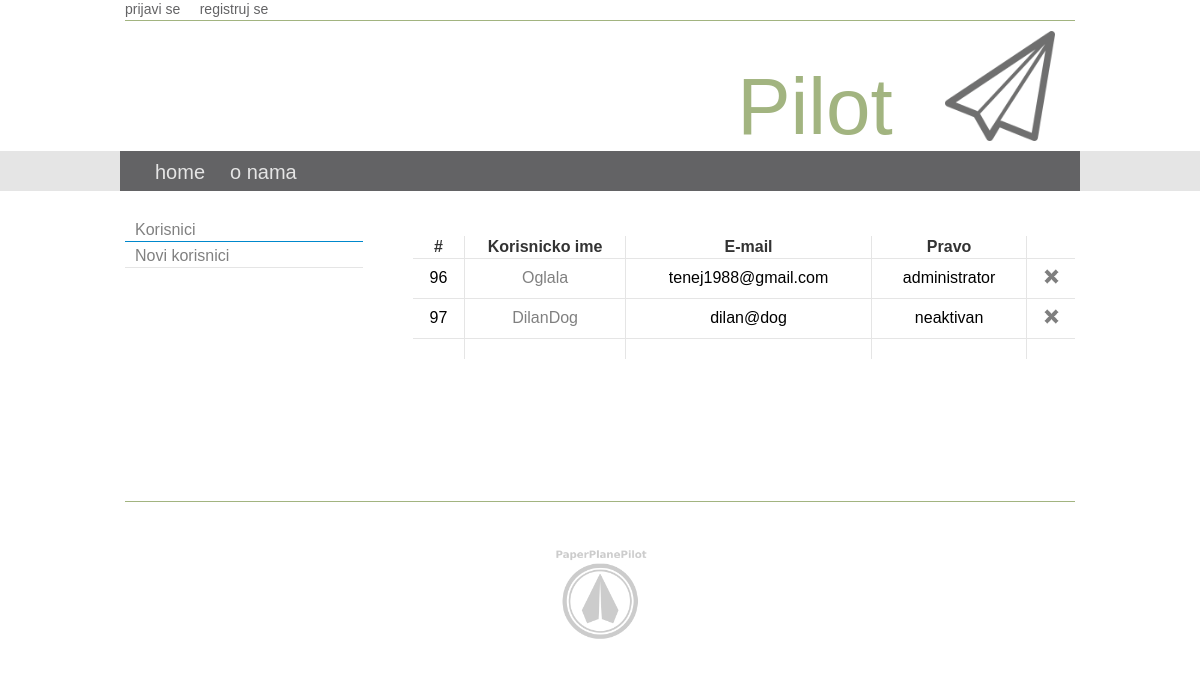
Screenshot of /korisnici (signed in) with the database file from the repository.
### tables this page shows
CREATE TABLE IF NOT EXISTS `korisnik` (
  `id` int(12) NOT NULL AUTO_INCREMENT,
  `user` varchar(45) NOT NULL,
  `pass` varchar(45) NOT NULL,
  `mail` varchar(55) NOT NULL,
  `id_pravo` int(12) NOT NULL DEFAULT '4',
  `avatar` text NOT NULL,
  `ime` varchar(55) NOT NULL DEFAULT 'John Doe',
  `vreme` timestamp NOT NULL DEFAULT CURRENT_TIMESTAMP ON UPDATE CURRENT_TIMESTAMP,
  PRIMARY KEY (`id`),
  KEY `id_pravo` (`id_pravo`),
  KEY `id_pravo_2` (`id_pravo`)
);

### control/KorisniciPrikazivac.php (called while the page is built, shortened)
<?php
require(CONTROL_ABS.'Prikazivac.php');
class KorisniciPrikazivac extends Prikazivac{
	static function formirajStranicu($config){
		$korisnici=self::listaKorisnika();
		require_once(VIEW_ABS.'template.php');
	}
	static function listaKorisnika(){
		require_once(MODEL_ABS.'DB_DAO/Broker_baze.php');
		require_once(MODEL_ABS.'DB_DAO/Korisnik.php');
		$broker=new Broker();
		$korisnik=new Korisnik($broker);
		(isset($_GET['pag'])) ? $pag=$_GET['pag'] : $pag=0;
		(isset($_GET['korak'])) ? $korak=$_GET['korak'] : $korak=10;
		$rezultat['korisnici']=$korisnik->dajKorisnikeLimit($pag,$korak,$kljuc="",$vrednost="");
		$br_korisnika=$korisnik->brojanjeKorisnika();
		$rezultat['pags']=ceil($br_korisnika/$korak);
		$rezultat['pag']=$pag;
		return $rezultat;
	}
}
?>

### model/DB_DAO/Broker_baze.php (called while the page is built, shortened)
<?php
class Broker{
	private $mysqli;
	private $adresa_db="localhost";
	private $korisnik_db="root";
	private $lozinka_db="";
	private $ime_db="pilot";
	public function __construct(){
		$this->mysqli=new mysqli($this->adresa_db,$this->korisnik_db,$this->lozinka_db,$this->ime_db);
	}
	public function vratiRedove($tabela,$kolone,$uslov,$poredak,$limit) {
		$upit="SELECT $kolone FROM $tabela";
		if(!empty($poredak)) $upit=$upit." ORDER BY $poredak";
		if(!empty($limit)) $upit=$upit." LIMIT $limit";
		$rezultat=$this->mysqli->query($upit);
		if($rezultat==false){
			return 0;
		} else {
			$br_redova=$rezultat->num_rows;
			if($br_redova==0){
				return 0;
			} else {
				while($red=$rezultat->fetch_assoc()) {
				$redovi[]=$red;
				}
				return $redovi;
			}
		}
	}
	public function brojRedova($tabela,$kolona,$uslov=""){
		$upit="SELECT COUNT({$kolona}) as broj FROM {$tabela}";
		$broj_redova=$this->mysqli->query($upit);
		$rez=$broj_redova->fetch_assoc();
		return $rez['broj'];
	}
}
?>

### model/DB_DAO/Korisnik.php (called while the page is built, shortened)
<?php
class Korisnik{
	private $broker;
	private $tabela="korisnik";
	public function __construct($broker){
		$this->broker=$broker;
	}
	public function dajKorisnikeLimit($pag,$korak,$kljuc="",$vrednost=""){
		$kolone="*";
		$uslov="";
		$pocetak=$pag*$korak;
		$poredak="user DESC";
		$limit="{$pocetak} , {$korak}";
		$rezultat=$this->broker->vratiRedove($this->tabela,$kolone,$uslov,$poredak,$limit);
		return $rezultat;
	}
	public function brojanjeKorisnika($uslov=""){
		$kolona="id";
		$rezultat=$this->broker->brojRedova($this->tabela,$kolona,$uslov);
		return $rezultat;
	}
}
?>

### view/korisnici.php (the view, shortened to what this page needs)
<div style='margin-top:20px;'>
	<div style='float:left;width:25%;margin:0px;'>
		<div class='kat' style='border-color:#08c;'><a class='linkovi' href='/pilot/korisnici'>Korisnici</a></div>
		<div class='kat'><a class='linkovi' href='/pilot/novikorisnici'>Novi korisnici</a></div>
	</div>
	<div style='float:left;width:75%;margin:0px;'>
		<div id='korisnici_lista'>
			<?php
				if(isset($korisnici['korisnici']) && $korisnici['korisnici']!=0){
					echo "<table class='tabela'><th>#</th><th>Korisnicko ime</th><th>E-mail</th><th>Pravo</th><th style='border-right:0px;'></th>";
					foreach($korisnici['korisnici'] as $korisnik){
						switch($korisnik['id_pravo']){
							case '1': $pravo='administrator'; break;
							case '4': $pravo='neaktivan'; break;
						}
						echo  <<<EOT
						<tr style='border-top:1px solid gray;'>
							<td>{$korisnik['id']}</td><td><a class='linkovi' href='/pilot/korisnik/{$korisnik['id']}'>{$korisnik['user']}</a></td><td>{$korisnik['mail']}</td>
							<td>{$pravo}</td><td style='border-right:0px;'><form method='POST' action='/pilot/korisnici/brisanje'><input type='hidden' value='{$korisnik['id']}' name='id_korisnika'><input style='width:15px;opacity:0.5;' type='image' src='/pilot/img/x.jpg'></form></td>
						</tr>
EOT;
					}
					echo "<td></td><td></td><td></td><td></td><td style='border-right:0px;'></td></table>";
				}
			?>
		</div>
	</div>
</div>

### css/stil.css (style rules this page uses)
body { margin:0;font-family: Arial, Helvetica, sans-serif;background-color: }
.linkovi { text-decoration:none; color:gray; }

### view/korisnici.php (style rules this page uses)
.kat { height:20px; border-bottom:1px solid #e5e5e5; margin-top:5px;padding-left:10px; }
.kat a { //text-decoration:none; //color:#636365; }
.tabela { border-collapse:collapse; margin-bottom:10px; width:100% }
.tabela td { border-top:1px solid #e5e5e5; padding:10px; text-align:center; border-right:1px solid #e5e5e5; }
.tabela th { height:20px; color:#333333; border-right:1px solid #e5e5e5; }
#korisnici_lista { margin-top:20px; margin-left:50px;padding:0px; }

### rows the page displays
korisnik: id "96", user "Oglala", mail "tenej1988@gmail.com", id_pravo "administrator"
korisnik: id "97", user "DilanDog", mail "dilan@dog", id_pravo "neaktivan"

### other values shown
$config['ime_sajta'] "Pilot"
$stavka_menija['naziv'] "home"
$stavka_menija['naziv'] "o nama"
